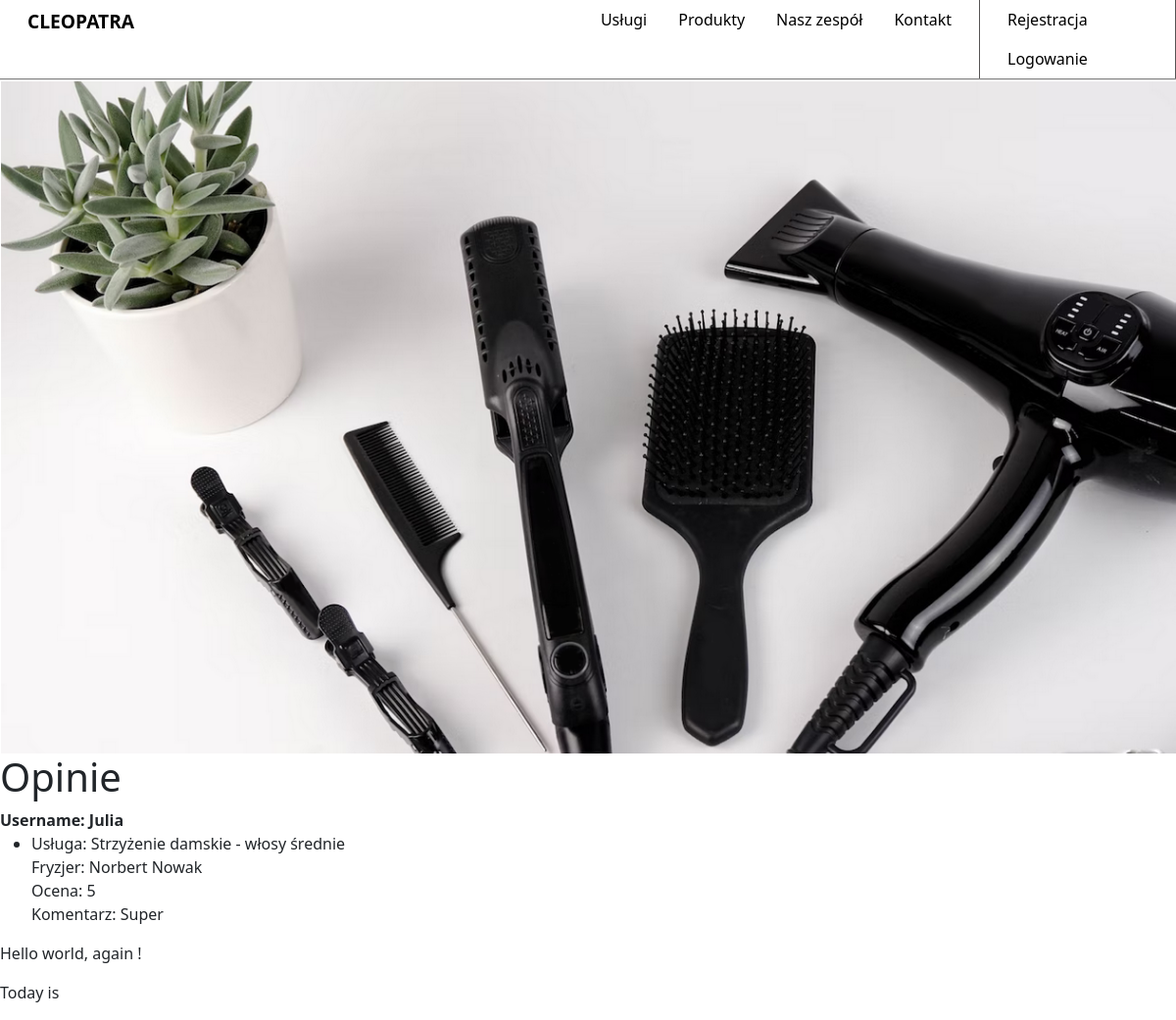
Before: / with the older database file.
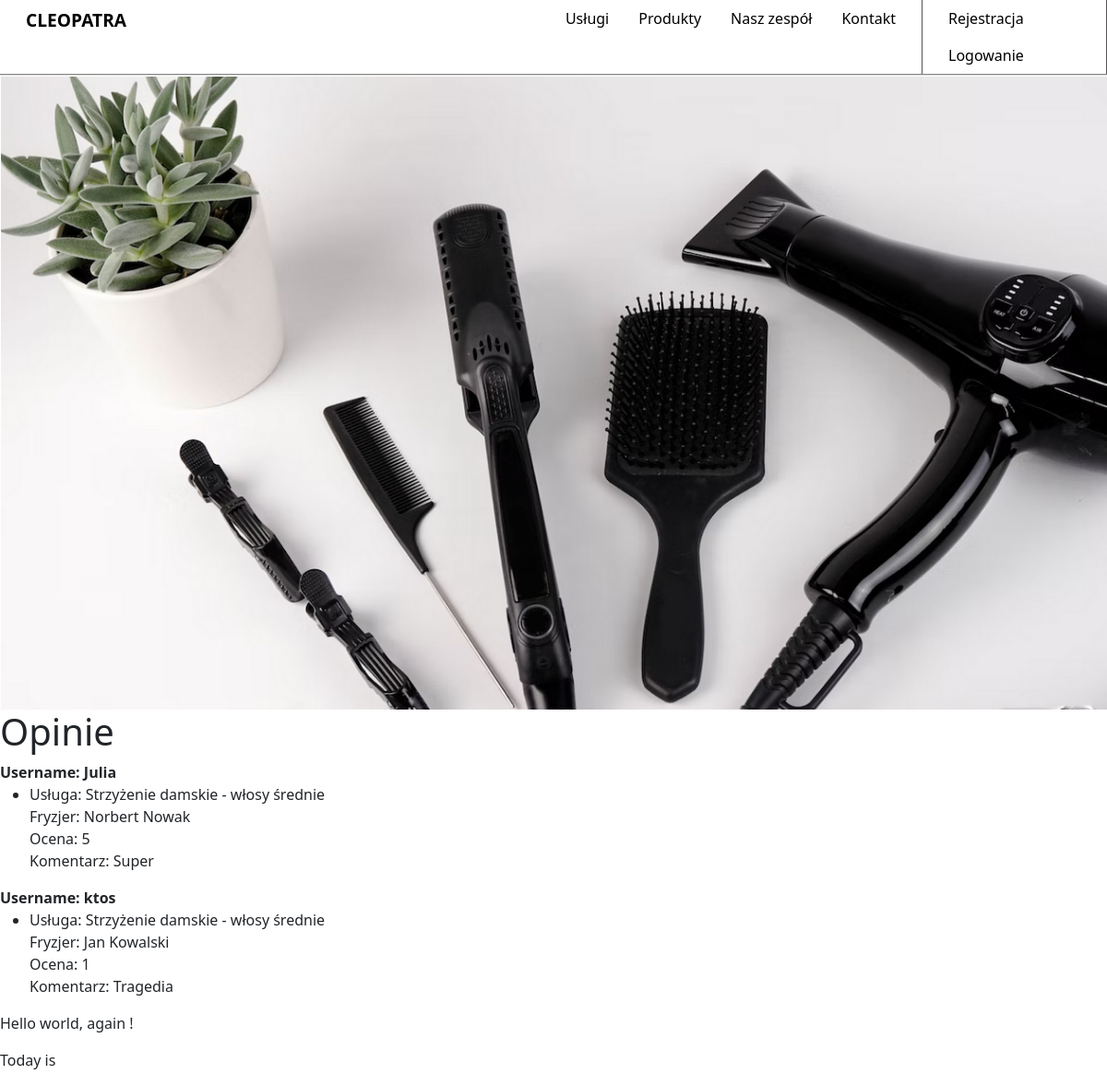
After: the same page with the newer database file.
### home/models.py (models this page shows, shortened)
class Comment(models.Model):
    username = models.CharField(max_length=100,verbose_name= "Username")
    user_email = models.EmailField("E-mail klienta")
    service_name = models.ForeignKey(Service, on_delete=models.SET_NULL, null=True,verbose_name= "Usługa")
    worker_name = models.ForeignKey(Employee,on_delete=models.SET_NULL, null=True, verbose_name= "Fryzjer")
    text = models.TextField(max_length=400,verbose_name= "Treść")
    rating = models.IntegerField(validators =[MaxValueValidator(5),MinValueValidator(1)],default=5,verbose_name="Ocena")
    class Meta:
        verbose_name_plural = "Komentarze"

class Service(models.Model):
    service_name = models.CharField(max_length= 100, verbose_name= "Usługa")
    price = models.DecimalField(max_digits=10, decimal_places=2,verbose_name= "Cena")
    approx_time = models.DurationField("Przewidywany czas")
    class Meta:
        verbose_name_plural = "Usługi"
    def __str__(self):
        return f"{self.service_name}"

class Employee(models.Model):
    first_name = models.CharField(max_length=100,verbose_name= "Imię")
    last_name = models.CharField(max_length=100, verbose_name= "Nazwisko")
    phone_number = models.CharField(validators=[MinLengthValidator(9)], unique=True, max_length=20,verbose_name= "Numer telefonu")
    email = models.EmailField(unique=True,verbose_name= "E-mail")
    login = models.CharField(validators = [MinLengthValidator(5)], max_length=20, unique=True, verbose_name= "Login")
    password = models.CharField(validators=[MinLengthValidator(8)], max_length=20, verbose_name= "Hasło")
    image = models.ImageField(upload_to="photos", null=True,verbose_name= "Zdjęcie")
    class Meta:
        verbose_name_plural = "Fryzjerzy"
    def full_name(self):
        return f"{self.first_name} {self.last_name}"
    def __str__(self):
        return self.full_name()

### home/views.py (the view)
# urls.py: path('', views.review, name='index'),
def review(request):
    comment_list = Comment.objects.all()
    context = {'comment_list': comment_list}
    return render(request, 'home/index.html', context)

### home/templates/home/index.html (shortened to what this page needs)
{% load static %}
{% include 'home/landingpage.html' %}
<!doctype html>
<html>
    <head>
        <link rel="stylesheet" type="text/css" href="{% static 'home/css/bootstrap.css' %}"/>
    </head>
    <body>
        {%block content%}
        <h1> Opinie </h1>
        {%for comment in comment_list%}
        <strong>Username: {{comment.username}}</strong>
        <ul>
        <li>Usługa: {{comment.service_name}}</li>
        Fryzjer: {{comment.worker_name}}<br>
        Ocena: {{comment.rating}}<br>
        Komentarz: {{comment.text}}
        </ul>
        {%endfor%}
        {% endblock%}
        <p>Hello world, again !</p>
        <p>Today is {{today}}</p>
    </body>
</html>

### home/templates/home/landingpage.html (shortened to what this page needs)
{% load static %}
<html>
    <head>
    </head>
    <body>
        <div class="container-fluid sticky-top">
            <div class="row">
                <div class="col-3 logo">
                    <a class="nav-link active" href="#">CLEOPATRA</a>
                </div>
                <div class="col-7">
                    <ul class="nav justify-content-end">
                        <li class="nav-item">
                          <a class="nav-link active" href="{%url "list-service"%}">Usługi</a>
                        </li>
                        <li class="nav-item">
                          <a class="nav-link active" href="{%url "list-product"%}">Produkty</a>
                        </li>
                        <li class="nav-item">
                          <a class="nav-link active" href="{%url "our-team"%}">Nasz zespół</a>
                        </li>
                        <li class="nav-item">
                          <a class="nav-link active" href="#">Kontakt</a>
                        </li>
                    </ul>
                </div>
                <div class="col-2">
                    <ul class="nav justify-content-start">
                        <li class="nav-item">
                            <a class="nav-link active" href="{%url "signup"%}">Rejestracja</a>
                        </li>
                        <li class="nav-item">
                            <a class="nav-link active" href="{%url "signin"%}">Logowanie</a>
                        </li>
                    </ul>
                </div>
            </div>
        </div>
        <div>
            <div class="row">
                <div class="col-md-12">
                    <img src="{% static 'images/background.png' %}" class="img-fluid" alt="Background image"/>
                </div>
            </div>
        </div>
    </body>
</html>

### home/templates/home/landingpage.html (style rules this page uses)
a[class="nav-link active"] { color: #000000; }
.container-fluid { justify-content: space-around; background-color: #ffffff; border-bottom: 0.2vw solid rgb(219, 219, 219); border-bottom-style: groove; }
.logo { font-weight: bold; font-size: larger; }
.img-fluid { width: 100vw; }
.row>div { border-right: 1px solid rgb(86, 84, 84); }
.row>div:nth-child(1) { border: none; }

Changed rows visible on the page:
added Comment: username "ktos", service_name "Strzyżenie damskie - włosy średnie", worker_name "Jan Kowalski", rating "1", text "Tragedia"
